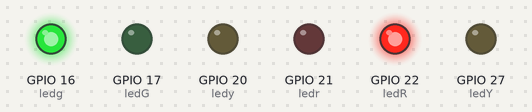
Bench run of a program on a simulated Raspberry Pi (BCM pin numbers). Parts: output pins drawn as LEDs (lit = HIGH).

Above: at 0.2 s.
At 1.2 s:
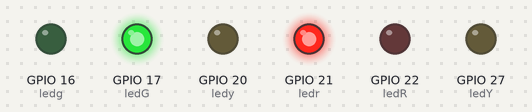
At 3.7 s:
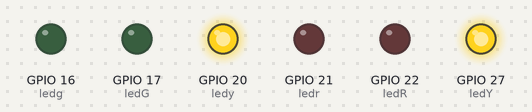
Timing chart, 0 to 4.6 s (numbered marks = the images above):
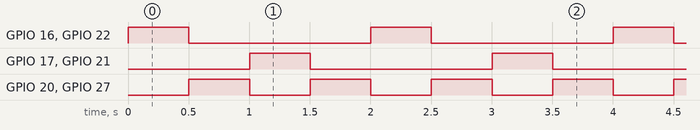

The program:

LED_blink.py
```python
from gpiozero import LED
from time import sleep

ledg = LED(16)
ledy = LED(20)
ledr = LED(21)
ledG = LED(17)
ledY = LED(27)
ledR = LED(22)

delay1 = 0.5
delay2 = 0.5

while True:
    ledg.on()
    ledR.on()
    sleep (delay1)
    ledg.off()
    ledR.off()
    ledy.on()
    ledY.on()
    sleep (delay2)
    ledy.off()
    ledY.off()
    ledr.on()
    ledG.on()
    sleep (delay1)
    ledr.off()
    ledG.off()
    ledy.on()
    ledY.on()
    sleep (delay2)
    ledy.off()
    ledY.off()
```

Measured:
- by itself, GPIO 16 (ledg), GPIO 17 (ledG), GPIO 21 (ledr), GPIO 22 (ledR): alternates HIGH for 0.50 s and LOW for 1.5 s
- by itself, GPIO 20 (ledy), GPIO 27 (ledY): alternates HIGH for 0.50 s and LOW for 0.50 s
- by itself, everything shown: repeats every 2.0 s, in 4 steps
